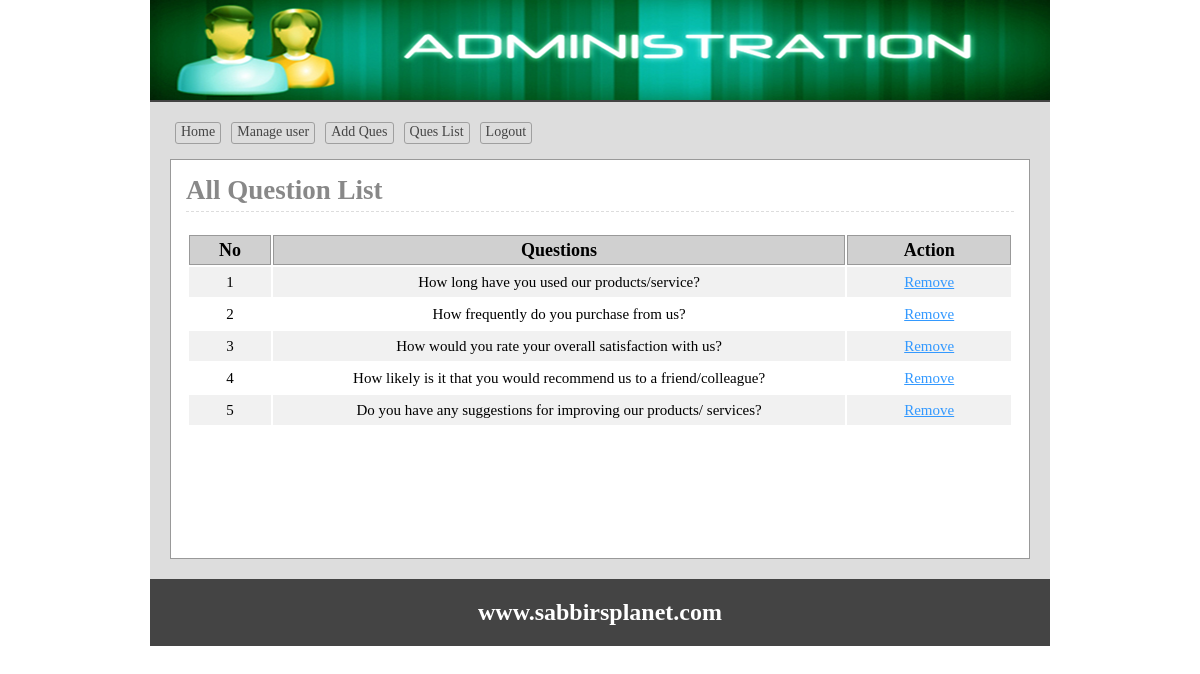
/admin/queslist.php (signed in), run on the app's committed database.
### tables this page shows
CREATE TABLE `tbl_question` (
  `questionId` int(11) NOT NULL,
  `questionNo` int(11) NOT NULL,
  `question` text NOT NULL
);

### lib/Database.php (called while the page is built, shortened)
<?php
Class Database{
	public $host   = DB_HOST;
	public $user   = DB_USER;
	public $pass   = DB_PASS;
	public $dbname = DB_NAME;
	public $link;
	private function connectDB(){
	$this->link = new mysqli($this->host, $this->user, $this->pass, $this->dbname);
 }
	public function select($query){
		$result = $this->link->query($query) or die($this->link->error.__LINE__);
		if($result->num_rows > 0){
			return $result;
		} else {
			return false;
		}
	}
}

### classes/Exam.php (called while the page is built, shortened)
<?php
	$filepath = realpath(dirname(__FILE__));
	include_once($filepath.'/../lib/Database.php');
	class Exam{
		private $db;
		function __construct()
		{
			$this->db = new Database();
		}
		public function getAllQuesByQuesNo(){
			$query = "SELECT * from tbl_question order by questionNo asc";
			$resutl = $this->db->select($query);
			return $resutl;
		}
	}
?>

### admin/queslist.php (the view, shortened to what this page needs)
<?php
    $filepath = realpath(dirname(__FILE__));
	include_once ($filepath.'/inc/header.php');
	include_once ($filepath.'/../classes/Exam.php');
	$exam = new Exam();
?>
<div class="main">
	<h1>All Question List</h1>
	<div class="manageQuestion">
		<table class="tblone">
			<tr>
				<th width="10%">No</th>
				<th width="70%">Questions</th>
				<th width="20%">Action</th>
			</tr>
			<?php
				$quesData = $exam->getAllQuesByQuesNo();
				if ($quesData) {
					$i = 0;
					while ($result = $quesData->fetch_assoc()) {
						$i++;
			?>
			<tr>
				<td><?php echo $i; ?></td>
				<td><?php echo $result['question']; ?></td>
				<td>
				 <a onclick="return confirm('Are You Sure TO Remove');" href="?delid=<?php echo $result['questionNo']; ?>">Remove</a>
				</td>
			</tr>
			<?php } } ?>
		</table>
	</div>
</div>
<?php include 'inc/footer.php'; ?>

### admin/css/admin.css (style rules this page uses)
* { margin:0;padding:0;outline:none }
body { font-family:verdana }
.tblone { width:100%;border:1px solid #fff;margin:20px 0 }
.tblone td { font-size: 15px; padding: 5px 10px; text-align: center; }
table.tblone th { background-color: #d0d0d0; border: 1px solid #999; }
table.tblone tr:nth-child(2n+1) { background:#fff;height:30px; }
table.tblone tr:nth-child(2n) { background:#f1f1f1;height:30px; }
.tblone td a { color:#3399FF; }
.main { background: #fff none repeat scroll 0 0; border: 1px solid #999; margin-top: 10px; min-height: 368px; padding: 15px; width: 828px; }
.main h1 { border-bottom: 1px dashed #ddd; color: #888; margin: 0 0 5px; padding-bottom: 5px; }

### data on the page
tbl_question: question "How long have you used our products/service?"
tbl_question: question "How frequently do you purchase from us?"
tbl_question: question "How would you rate your overall satisfaction with us?"
tbl_question: question "How likely is it that you would recommend us to a friend/colleague?"
tbl_question: question "Do you have any suggestions for improving our products/ services?"
